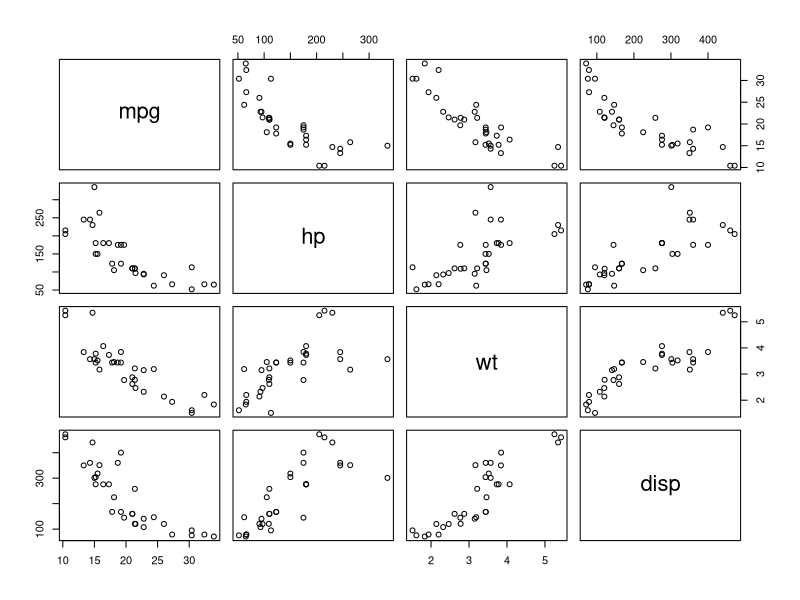
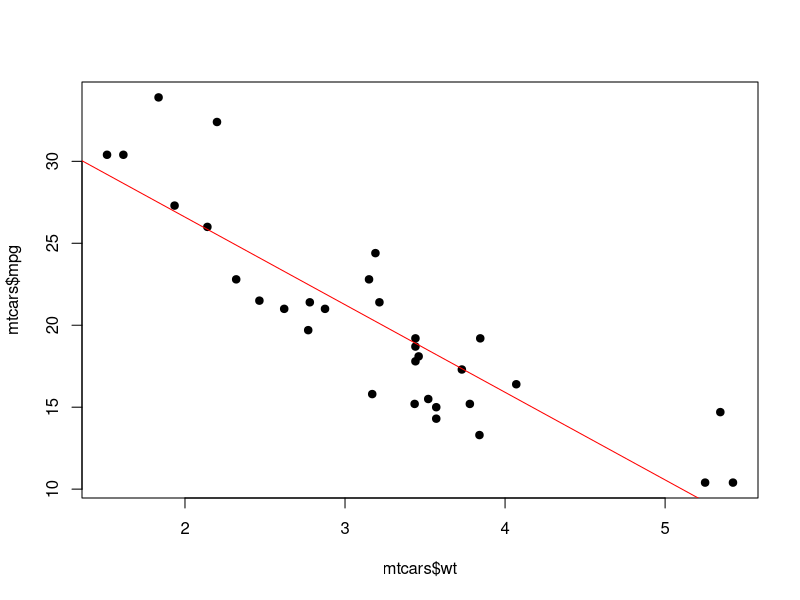
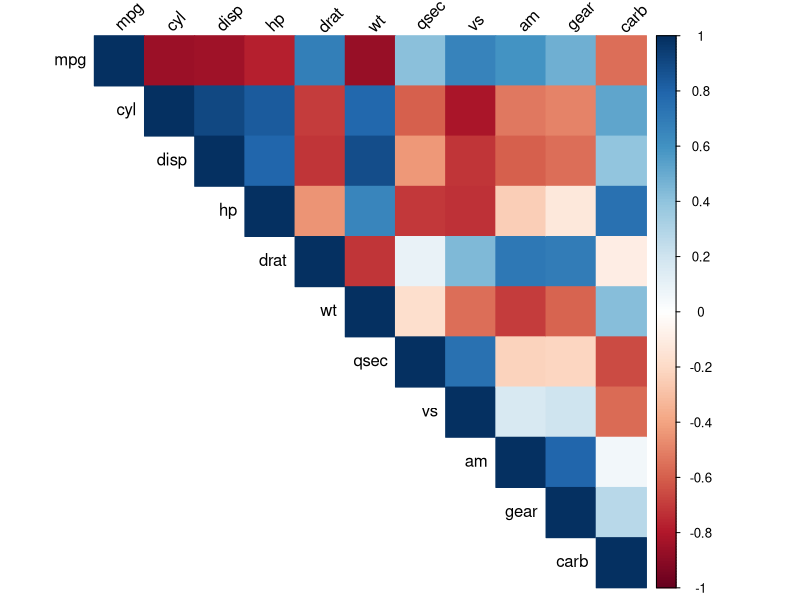
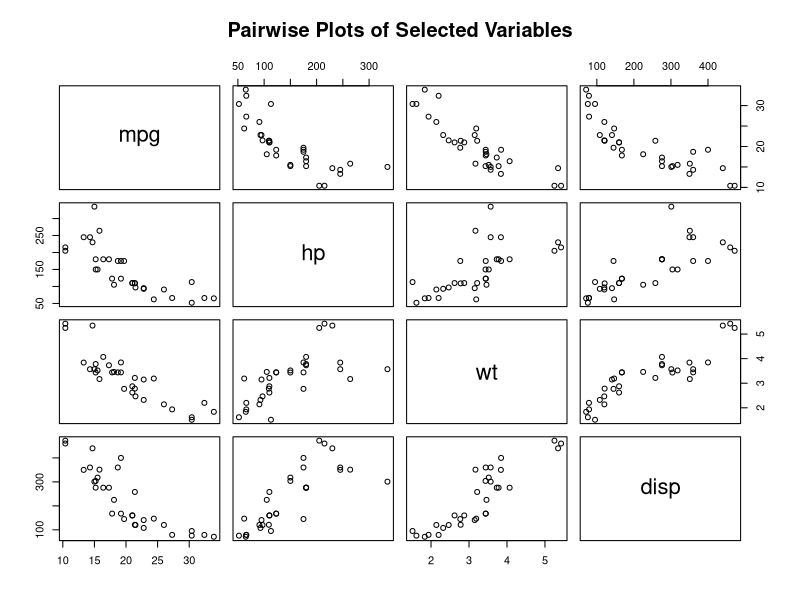
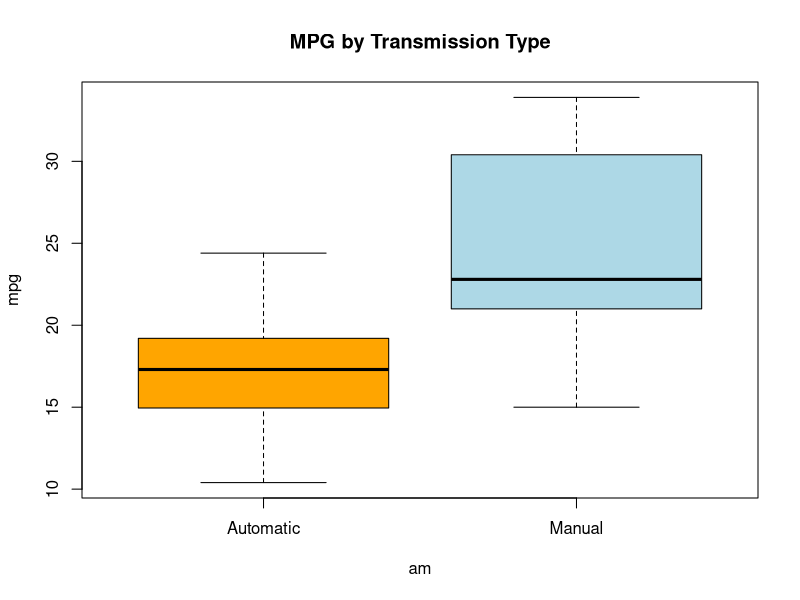
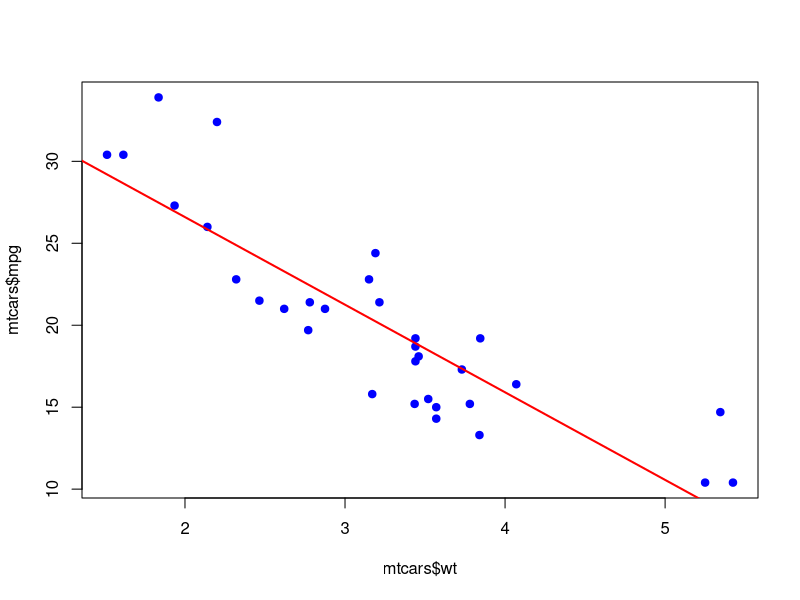
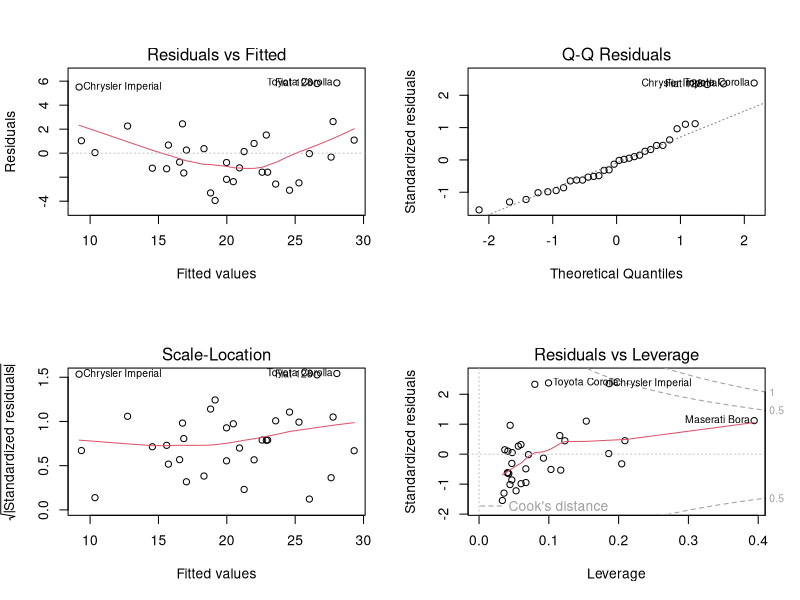

The R source for these figures, in order:
data(mtcars)
pairs(mtcars[, c("mpg", "hp", "wt", "disp")])
cor(mtcars)

# Regression
model <- lm(mpg ~ wt + hp, data=mtcars)
summary(model)
plot(mtcars$wt, mtcars$mpg, pch=19)
abline(lm(mpg ~ wt, data=mtcars), col="red")

#Correlation Heatmap
install.packages("corrplot")
library(corrplot)
corrplot(cor(mtcars), method="color", type="upper", tl.col="black", tl.srt=45)

#Pairwise Scatter Plots
pairs(~ mpg + hp + wt + disp, data=mtcars,
      main="Pairwise Plots of Selected Variables")

#BoxPlots by Category

boxplot(mpg ~ am, data=mtcars,
        names=c("Automatic", "Manual"),
        col=c("orange", "lightblue"),
        main="MPG by Transmission Type")

#Multiple linear regression
model <- lm(mpg ~ wt + hp, data=mtcars)
summary(model)

# Visualizing fit for weight
plot(mtcars$wt, mtcars$mpg, pch=19, col="blue")
abline(lm(mpg ~ wt, data=mtcars), col="red", lwd=2)


#Residual diagnostics
par(mfrow=c(2,2))
plot(model)








